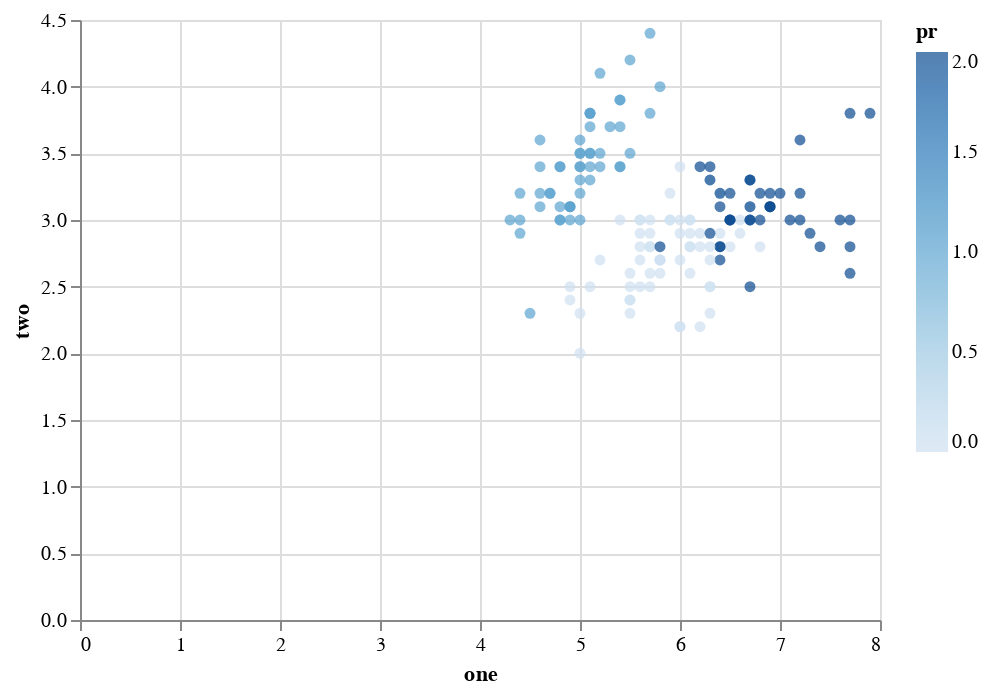

Source (notebook cell):
### Code cell
import altair as alt

X['pr'] = kmeans.fit_predict(X_min_max)
scatter_plot = alt.Chart(X).mark_circle()

scatter_plot.encode(x='one', 
                    y='two',
                    color='pr').interactive()

### Figure 1 — Vega-Lite specification as saved in the notebook (floating-point values rounded to 4 significant figures; data arrays with more than 128 entries replaced by an {"elided": "..."} marker saying what was removed)
{"config": {"view": {"continuousWidth": 400, "continuousHeight": 300}}, "data": {"name": "data-d98a5473e95cdbca3d23aa4f9314bf7d"}, "mark": "circle", "encoding": {"color": {"field": "pr", "type": "quantitative"}, "x": {"field": "one", "type": "quantitative"}, "y": {"field": "two", "type": "quantitative"}}, "selection": {"selector005": {"type": "interval", "bind": "scales", "encodings": ["x", "y"]}}, "$schema": "https://vega.github.io/schema/vega-lite/v4.17.0.json", "datasets": {"data-d98a5473e95cdbca3d23aa4f9314bf7d": {"elided": "150 records"}}}
